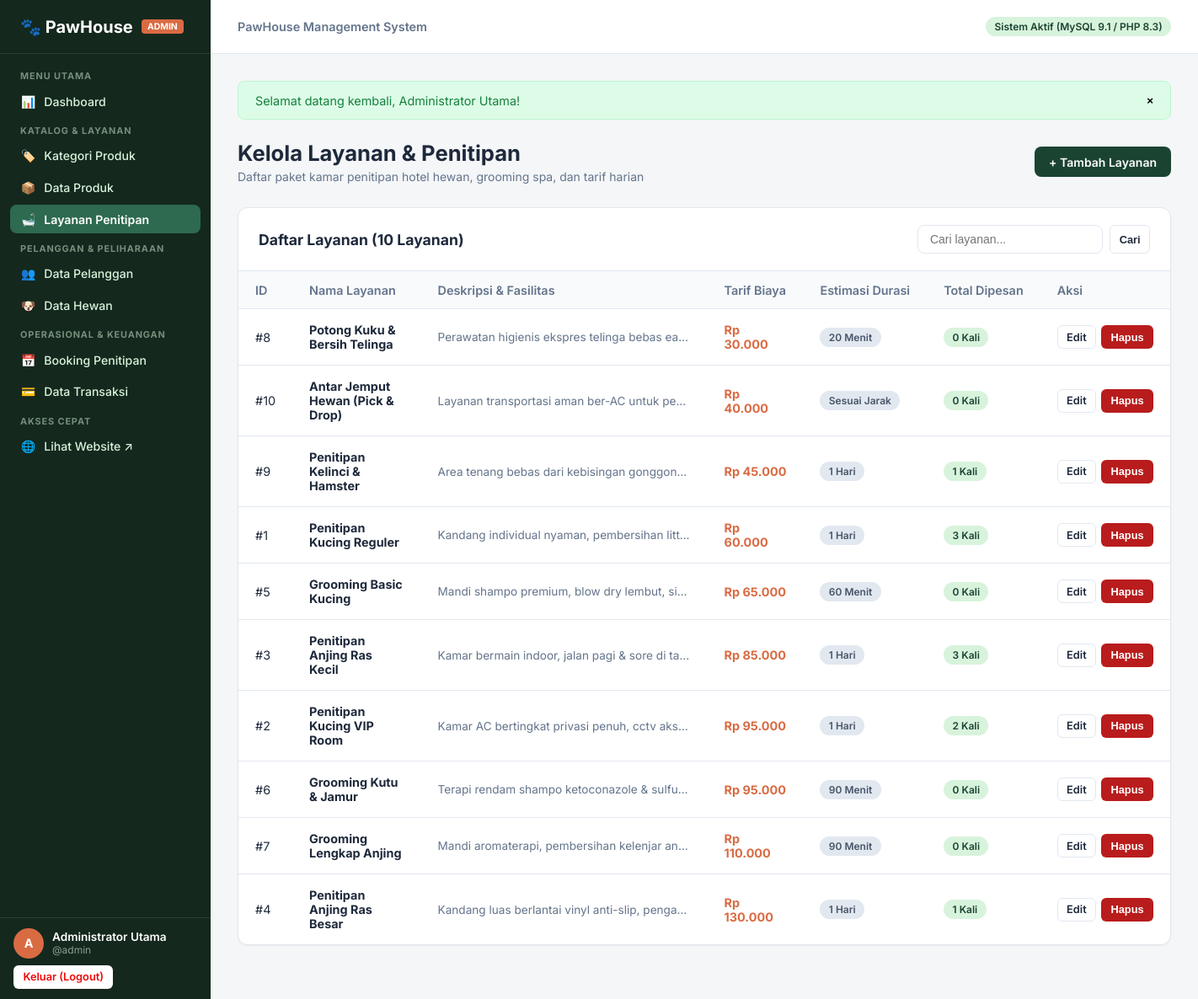
Page /admin/services/index.php (signed in) on the committed database.
### tables this page shows
CREATE TABLE `services` (
  `id` INT AUTO_INCREMENT PRIMARY KEY,
  `name` VARCHAR(100) NOT NULL,
  `description` TEXT NULL,
  `price` DECIMAL(12,2) NOT NULL,
  `duration` VARCHAR(50) NOT NULL,
  `created_at` TIMESTAMP DEFAULT CURRENT_TIMESTAMP
);

### config/database.php (called while the page is built, shortened)
<?php
function base_url(string $path = ''): string {
    return BASE_URL . ($path ? '/' . ltrim($path, '/') : '');
}

### includes/functions.php (called while the page is built, shortened)
<?php
function e(?string $value): string {
    return htmlspecialchars((string)$value, ENT_QUOTES, 'UTF-8');
}
function format_rupiah($amount): string {
    return 'Rp ' . number_format((float)$amount, 0, ',', '.');
}

### admin/services/index.php (the view, shortened to what this page needs)
<?php
require_once __DIR__ . '/../../config/database.php';
require_once __DIR__ . '/../../includes/functions.php';
$pdo = db();
$search = trim($_GET['q'] ?? '');
$sql = "
    SELECT
        s.*,
        (SELECT COUNT(*) FROM bookings WHERE service_id = s.id) AS total_bookings
    FROM services s
    WHERE 1=1
";
$params = [];
$sql .= " ORDER BY s.price ASC";
$stmt = $pdo->prepare($sql);
$stmt->execute($params);
$services = $stmt->fetchAll();
require_once __DIR__ . '/../../includes/admin-header.php';
?>
<div class="page-header">
    <div>
        <h1 class="page-title">Kelola Layanan & Penitipan</h1>
        <p class="page-subtitle">Daftar paket kamar penitipan hotel hewan, grooming spa, dan tarif harian</p>
    </div>
    <div>
        <a href="<?= base_url('admin/services/create.php') ?>" class="btn btn-primary">+ Tambah Layanan</a>
    </div>
</div>
<div class="data-card">
    <div class="data-card-header">
        <h2 class="data-card-title">Daftar Layanan (<?= count($services) ?> Layanan)</h2>
        <div class="card-toolbar">
            <form action="<?= base_url('admin/services/index.php') ?>" method="GET" style="display:flex; gap:0.5rem;">
                <input type="text" name="q" class="search-input" placeholder="Cari layanan..." value="<?= e($search) ?>">
                <button type="submit" class="btn btn-outline btn-sm">Cari</button>
            </form>
        </div>
    </div>
    <div class="table-responsive">
        <table class="admin-table">
            <thead>
                <tr>
                    <th style="width: 50px;">ID</th>
                    <th>Nama Layanan</th>
                    <th>Deskripsi & Fasilitas</th>
                    <th>Tarif Biaya</th>
                    <th>Estimasi Durasi</th>
                    <th>Total Dipesan</th>
                    <th style="width: 140px;">Aksi</th>
                </tr>
            </thead>
            <tbody>
                <?php if (empty($services)): ?>
                    <tr>
                        <td colspan="7" class="empty-state">Tidak ada layanan ditemukan.</td>
                    </tr>
                <?php else: ?>
                    <?php foreach ($services as $s): ?>
                        <tr>
                            <td>#<?= e($s['id']) ?></td>
                            <td><strong><?= e($s['name']) ?></strong></td>
                            <td>
                                <div style="font-size: 0.85rem; max-width: 300px; color: var(--admin-text-muted); white-space: nowrap; overflow: hidden; text-overflow: ellipsis;">
                                    <?= e($s['description'] ?: '-') ?>
                                </div>
                            </td>
                            <td><strong style="color: var(--color-accent);"><?= format_rupiah($s['price']) ?></strong></td>
                            <td><span class="badge badge-secondary"><?= e($s['duration']) ?></span></td>
                            <td><span class="badge badge-primary"><?= e($s['total_bookings']) ?> Kali</span></td>
                            <td>
                                <div class="actions-cell">
                                    <a href="<?= base_url('admin/services/edit.php?id=' . $s['id']) ?>" class="btn btn-outline btn-sm">Edit</a>
                                    <form action="<?= base_url('admin/services/delete.php') ?>" method="POST" class="form-delete" data-name="layanan <?= e($s['name']) ?>" style="display:inline;">
                                        <button type="submit" class="btn btn-danger btn-sm">Hapus</button>
                                    </form>
                                </div>
                            </td>
                        </tr>
                    <?php endforeach; ?>
                <?php endif; ?>
            </tbody>
        </table>
    </div>
</div>
<?php require_once __DIR__ . '/../../includes/admin-footer.php'; ?>

### assets/css/admin.css (style rules this page uses)
:root { --admin-sidebar-bg: #14281D; --admin-sidebar-hover: #1E3F2E; --admin-sidebar-active: #2D6A4F; --admin-sidebar-text: #D8F3DC; --color-primary: #1B4332; --color-primary-light: #2D6A4F; --color-accent: #D96B43; --color-accent-hover: #BF5730; --admin-bg: #F4F6F8; --admin-surface: #FFFFFF; --admin-border: #E2E8F0; --admin-text: #1E293B; --admin-text-muted: #64748B; --color-success: #15803D; --color-success-bg: #DCFCE7; --color-warning: #B45309; --color-warning-bg: #FEF3C7; --color-danger: #B91C1C; --color-danger-bg: #FEE2E2; --color-info: #0369A1; --color-info-bg: #E0F2FE; --sidebar-width: 250px; --header-height: 64px; --radius-sm: 6px; --radius-md: 8px; --radius-lg: 12px; --shadow-sm: 0 1px 2px 0 rgba(0, 0, 0, 0.05); --shadow-md: 0 4px 6px -1px rgba(0, 0, 0, 0.1), 0 2px 4px -1px rgba(0, 0, 0, 0.06); }
*, *::before, *::after { box-sizing: border-box; margin: 0; padding: 0; }
body { font-family: 'Inter', -apple-system, BlinkMacSystemFont, 'Segoe UI', Roboto, sans-serif; color: var(--admin-text); background: var(--admin-bg); min-height: 100vh; display: flex; }
.page-header { display: flex; justify-content: space-between; align-items: center; margin-bottom: 1.75rem; flex-wrap: wrap; gap: 1rem; }
.page-title { font-size: 1.6rem; font-weight: 700; color: var(--admin-text); }
.page-subtitle { font-size: 0.875rem; color: var(--admin-text-muted); margin-top: 0.25rem; }
.data-card { background: var(--admin-surface); border: 1px solid var(--admin-border); border-radius: var(--radius-lg); box-shadow: var(--shadow-sm); margin-bottom: 2rem; overflow: hidden; }
.data-card-header { padding: 1.25rem 1.5rem; border-bottom: 1px solid var(--admin-border); display: flex; justify-content: space-between; align-items: center; flex-wrap: wrap; gap: 1rem; }
.data-card-title { font-size: 1.1rem; font-weight: 700; color: var(--admin-text); }
.card-toolbar { display: flex; gap: 0.75rem; align-items: center; flex-wrap: wrap; }
.search-input { padding: 0.5rem 0.85rem; font-size: 0.875rem; border: 1px solid var(--admin-border); border-radius: var(--radius-md); min-width: 220px; }
.table-responsive { width: 100%; overflow-x: auto; }
.admin-table { width: 100%; border-collapse: collapse; text-align: left; font-size: 0.9rem; }
.admin-table th { background: #F8FAFC; padding: 0.85rem 1.25rem; font-weight: 600; color: var(--admin-text-muted); border-bottom: 1px solid var(--admin-border); white-space: nowrap; }
.admin-table td { padding: 1rem 1.25rem; border-bottom: 1px solid var(--admin-border); color: var(--admin-text); vertical-align: middle; }
.admin-table tbody tr:last-child td { border-bottom: none; }
.actions-cell { display: flex; align-items: center; gap: 6px; white-space: nowrap; }
.btn { display: inline-flex; align-items: center; justify-content: center; gap: 6px; padding: 0.55rem 1rem; font-size: 0.875rem; font-weight: 600; border-radius: var(--radius-md); border: 1px solid transparent; cursor: pointer; text-decoration: none; transition: all 0.15s ease; }
.btn-primary { background: var(--color-primary); color: #FFFFFF; }
.btn-outline { background: #FFFFFF; border-color: var(--admin-border); color: var(--admin-text); }
.btn-danger { background: var(--color-danger); color: #FFFFFF; }
.btn-sm { padding: 0.35rem 0.65rem; font-size: 0.8rem; border-radius: var(--radius-sm); }
.badge { display: inline-block; padding: 0.25rem 0.65rem; font-size: 0.75rem; font-weight: 600; border-radius: 9999px; white-space: nowrap; }
.badge-primary { background: #D8F3DC; color: #1B4332; }
.badge-secondary { background: #E2E8F0; color: #475569; }

### rows in the picture
services: id "8", name "Potong Kuku & Bersih Telinga", description "Perawatan higienis ekspres telinga bebas ea…", price "Rp 30.000", duration "20 Menit", total_bookings "0"
services: id "10", name "Antar Jemput Hewan (Pick & Drop)", description "Layanan transportasi aman ber-AC untuk pe…", price "Rp 40.000", duration "Sesuai Jarak", total_bookings "0"
services: id "9", name "Penitipan Kelinci & Hamster", description "Area tenang bebas dari kebisingan gonggon…", price "Rp 45.000", duration "1 Hari", total_bookings "1"
services: id "1", name "Penitipan Kucing Reguler", description "Kandang individual nyaman, pembersihan litt…", price "Rp 60.000", duration "1 Hari", total_bookings "3"
services: id "5", name "Grooming Basic Kucing", description "Mandi shampo premium, blow dry lembut, si…", price "Rp 65.000", duration "60 Menit", total_bookings "0"
services: id "3", name "Penitipan Anjing Ras Kecil", description "Kamar bermain indoor, jalan pagi & sore di ta…", price "Rp 85.000", duration "1 Hari", total_bookings "3"
services: id "2", name "Penitipan Kucing VIP Room", description "Kamar AC bertingkat privasi penuh, cctv aks…", price "Rp 95.000", duration "1 Hari", total_bookings "2"
services: id "6", name "Grooming Kutu & Jamur", description "Terapi rendam shampo ketoconazole & sulfu…", price "Rp 95.000", duration "90 Menit", total_bookings "0"
services: id "7", name "Grooming Lengkap Anjing", description "Mandi aromaterapi, pembersihan kelenjar an…", price "Rp 110.000", duration "90 Menit", total_bookings "0"
services: id "4", name "Penitipan Anjing Ras Besar", description "Kandang luas berlantai vinyl anti-slip, penga…", price "Rp 130.000", duration "1 Hari", total_bookings "1"

### other values in the picture
$currentAdmin['role'] "ADMIN"
substr($currentAdmin['name'] ?? 'A', 0, 1) "A"
$currentAdmin['name'] "Administrator Utama"
$currentAdmin['username'] "admin"
$flash['message'] "Selamat datang kembali, Administrator Utama!"
count($services) "10"
